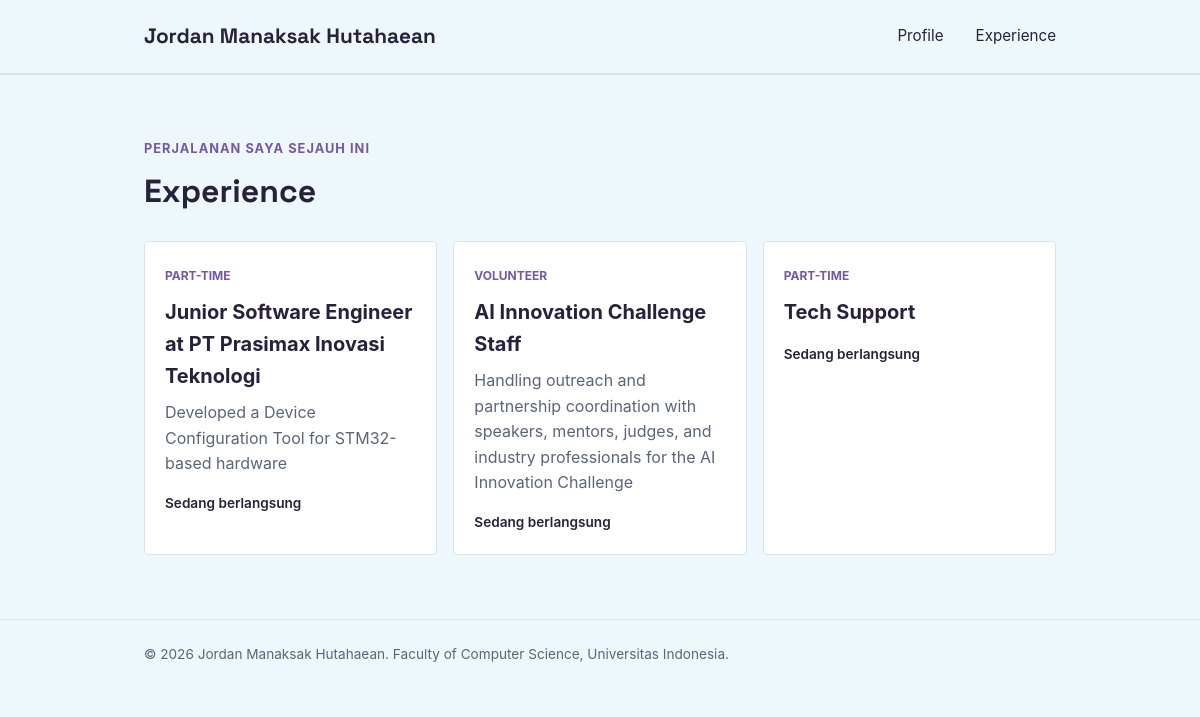
Before: /experience/ with the older database file.
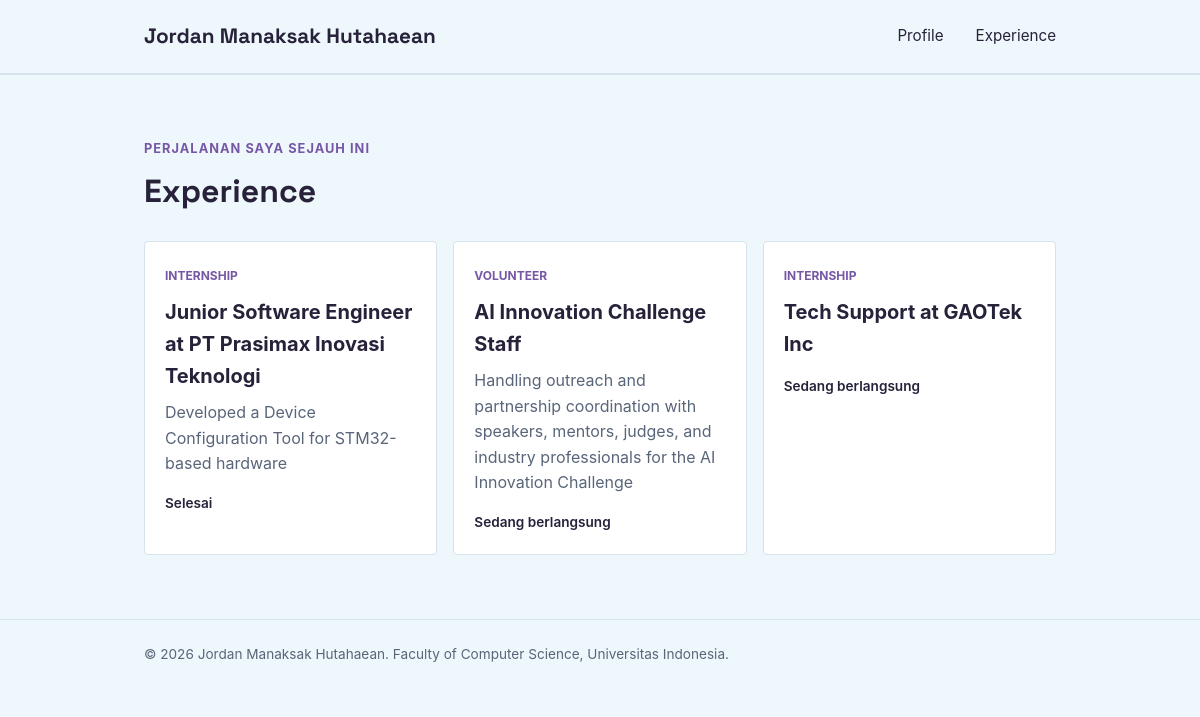
After: the same page with the newer database file.
### main/models.py (models this page shows, shortened)
class Experience(models.Model):
    EXPERIENCE_CHOICES = [
        ('internship', 'Internship'),
        ('research', 'Research'),
        ('volunteer', 'Volunteer'),
        ('part-time', 'Part-Time'),
        ('full-time', 'Full-Time'),
        ('freelance', 'Freelance'),
    ]
    id = models.UUIDField(primary_key=True, default=uuid.uuid4, editable=False)
    title = models.CharField(max_length=255)
    description = models.TextField()
    category = models.CharField(max_length=20, choices=EXPERIENCE_CHOICES, default='full-time')
    thumbnail = models.URLField(blank=True, null=True)
    started_at = models.DateTimeField(auto_now_add=True)
    ended_at = models.DateTimeField(blank=True, null=True)
    @property
    def is_ongoing(self):
        return self.ended_at is None

### main/views.py (the view)
# urls.py: path("experience/", show_experience, name="show_experience"),
def show_experience(request):
    context = {
        "name": "Jordan Manaksak Hutahaean",
        "experience_list": Experience.objects.all(),
    }
    return render(request, "experience.html", context)

### templates/experience.html (shortened to what this page needs)
<!DOCTYPE html>
<html lang="en">
<head>
    <link rel="stylesheet" href="/static/css/style.css">
</head>
<body>
    <header class="site-header">
        <div class="container">
            <a href="{% url 'main:show_main' %}" class="brand">{{ name }}</a>
            <nav>
                <a href="{% url 'main:show_main' %}">Profile</a>
                <a href="{% url 'main:show_experience' %}">Experience</a>
            </nav>
        </div>
    </header>
    <main>
    <section class="experience-section" id="experience">
        <div class="container">
            <p class="section-kicker">Perjalanan saya sejauh ini</p>
            <h1>Experience</h1>
            <div class="experience-grid">
                {% for experience in experience_list %}
                    <article class="experience-card">
                        <span class="experience-category">
                            {{ experience.get_category_display }}
                        </span>
                        <h2>{{ experience.title }}</h2>
                        <p class="experience-description">
                            {{ experience.description }}
                        </p>
                        {% if experience.is_ongoing %}
                            <p class="experience-status">Sedang berlangsung</p>
                        {% else %}
                            <p class="experience-status">Selesai</p>
                        {% endif %}
                    </article>
                {% empty %}
                    <p class="empty-state">
                        Belum ada pengalaman yang ditambahkan.
                    </p>
                {% endfor %}
            </div>
        </div>
    </section>
</main>
    <footer class="site-footer">
        <div class="container">
            <p>&copy; 2026 {{ name }}. Faculty of Computer Science, Universitas Indonesia.</p>
        </div>
    </footer>
</body>
</html>

Changed rows visible on the page:
changed Experience "Junior Software Engineer at PT Prasimax Inovasi Teknologi": category "PART-TIME" → "INTERNSHIP"; ended_at "Sedang berlangsung" → "Selesai"
changed Experience: category "PART-TIME" → "INTERNSHIP"; title "Tech Support" → "Tech Support at GAOTek Inc"
